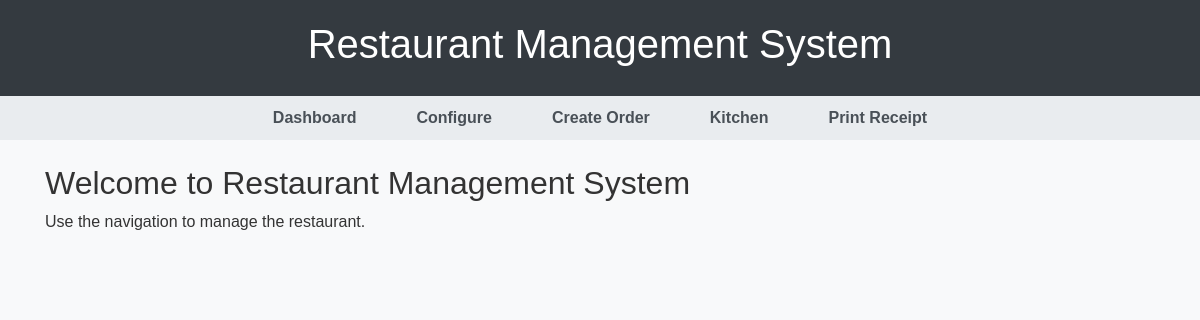
Before: / with the older database file.
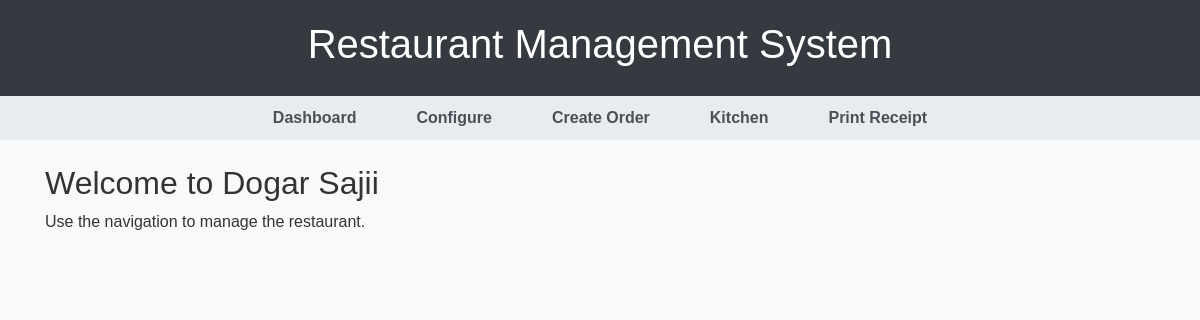
After: the same page with the newer database file.
### tables this page shows
CREATE TABLE fac_config(
        id integer PRIMARY KEY, -- Unique identifier for the configuration
        fac_name text NOT NULL, -- Restaurant name
        table_num integer NOT NULL, -- Number of tables in the restaurant
        seat_num integer NOT NULL -- Total number of seats
    );

### app.py (the view)
@app.route('/')
def index():
    fac_info = db.read_val("SELECT fac_name FROM fac_config LIMIT 1")
    restaurant_name = fac_info[0][0] if fac_info else "Restaurant Management System"
    return render_template('index.html', restaurant_name=restaurant_name)

### database.py (called while the page is built)
    def get_connection(self):
        return sqlite3.connect(self.db)

    def read_val(self, read_query, params=()):
        try:
            conn = self.get_connection()
            cursor = conn.cursor()
            cursor.execute(read_query, params)
            rows = cursor.fetchall()
            conn.close()
            return rows
        except Error as e:
            print("❌ Read error:", e)
            return []

### templates/index.html (shortened to what this page needs)
{% extends 'base.html' %}
{% block content %}
    <h2 class="mt-4">Welcome to {{ restaurant_name }}</h2>
    <p>Use the navigation to manage the restaurant.</p>
{% endblock %}

Changed rows visible on the page:
added fac_config: fac_name "Dogar Sajii"
Other visible differences:
{{ restaurant_name }}: "Restaurant Management System" → (not shown)
